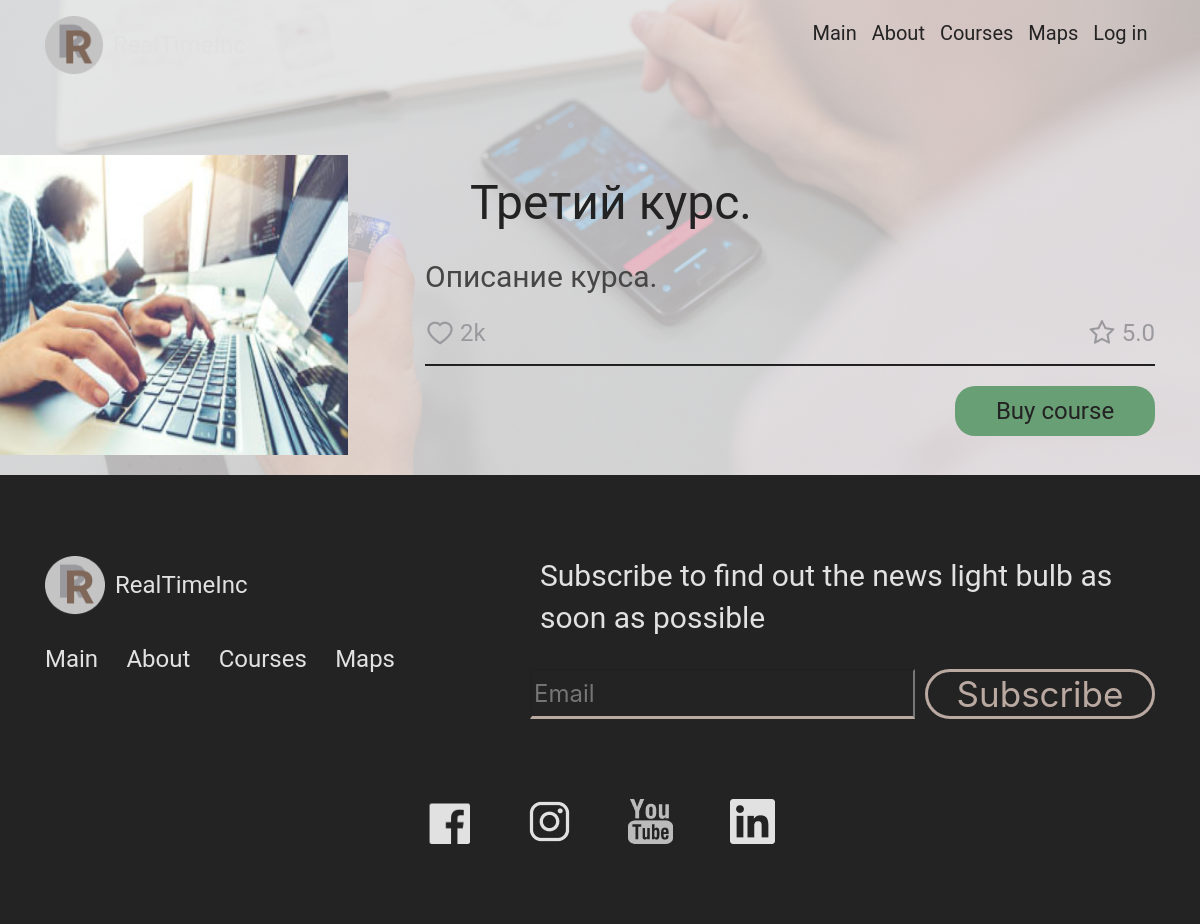
Screenshot of /course/course_detail/course3 with the database file from the repository.
### course/models.py (models this page shows, shortened)
class Course(models.Model):
    name = models.CharField(max_length=250, verbose_name=_(u'Name'), blank=True, null = True)
    desc = models.TextField(verbose_name=_(u'Description'), blank=True, null = True)
    image = models.ImageField(verbose_name=_(u'Image'), upload_to='course_images', blank=True, null = True)
    meta_keywords = models.TextField(blank=True, null = True)
    meta_title = models.CharField(max_length=255, blank=True, null = True)
    meta_description = models.TextField(blank=True, null = True)
    name_slug = models.CharField(verbose_name='Name slug',max_length=250, blank=True, null = True)
    is_active = models.BooleanField(verbose_name=_('Is published?'), default=False)
    sale = models.CharField(max_length=150, blank=True, verbose_name=_(u'sale'))
    is_top = models.BooleanField(verbose_name=_('is top'), default=False)

### course/views.py (the view)
# urls.py: path('course_detail/<slug:slug>', course_detail, name='course_detail'),
def course_detail(r, slug):
    course = Course.objects.get(name_slug=slug)
    return render(r, 'course_detail.html', {'course': course})

### index/templates/course_detail.html
{% extends 'layout.html' %}
{% block main %}
    {% include "include/course_detail_lesson.html" %}
{% endblock %}

### index/templates/include/course_detail_lesson.html (shortened to what this page needs)
{% load static %}
<div class="course_bg">
    {% include "include/menu.html"%}
    <div class="container">
        <div class="row">
            <div class="col-md-3 d-flex justify-content-center course_page_image">
                <img src="{{ course.image.url }}" alt="" class="course_item_image">
            </div>
            <div class="col-md-1">
            </div>
            <div class="col-md-8">
                <h1 class="course_page_title">{{ course.name }}</h1>
                <p class="course_page_desc">{{ course.desc }}</p>
                <div class="d-flex justify-content-between like_line">
                    <div class="d-flex justify-content-center align-items-center">
                        <img src="{% static 'images/like.png' %}" alt="" class="like">
                        <p class="count_like">2k</p>
                    </div>
                    <div class="d-flex justify-content-center align-items-center">
                        <img src="{% static 'images/star.png' %}" alt="" class="like">
                        <p class="count_like">5.0</p>
                    </div>
                </div>
                <hr class="like_line_hr">
                <div class="buy_field">
                    <a href="" class="">
                        <div class="buy_button">
                            <p>Buy course</p>
                        </div>
                    </a>
                </div>
            </div>
        </div>
    </div>
    <div class="container bottom_margin">
    </div>
</div>

### index/static/css/layout.css (style rules this page uses)
body, p, a, h1 { text-decoration: none; margin: 0; margin-bottom: 0em; padding: 0; }
.like { height: 30px; }
.count_like { margin-left: 5px; font-family: Roboto; font-style: normal; font-weight: normal; font-size: 24px; line-height: 28px; color: #9A9A9E; }
.course_bg { background-image: url("/static/images/course_bg.png"); background-size: cover; background-position: center; }
.course_page_image { margin-top: 80px; }
.course_item_image { height: 300px; width: 350px; }
.course_page_title { margin-top: 100px; margin-left: 45px; font-family: Roboto; font-style: normal; font-weight: normal; font-size: 48px; line-height: 56px; color: #232323; }
.course_page_desc { margin-top: 25px; font-family: Roboto; font-style: normal; font-weight: normal; font-size: 30px; line-height: 42px; color: #464646; }
.like_line { margin-top: 20px; }
.like_line_hr { color: #232323; background-color: #232323; height: 1px; }
.buy_field { margin-top: 20px; height: 50px; display: flex; justify-content: flex-end; }
.buy_button { height: 50px; width: 200px; background-color: #699F75; border-radius: 20px; display: flex; justify-content: center; align-items: center; font-family: Roboto; font-style: normal; font-weight: normal; font-size: 24px; line-height: 28px; color: #232323; }
.bottom_margin { padding-bottom: 20px; }

### rows the page displays
Course: image (picture), name "Третий курс.", desc "Описание курса."
